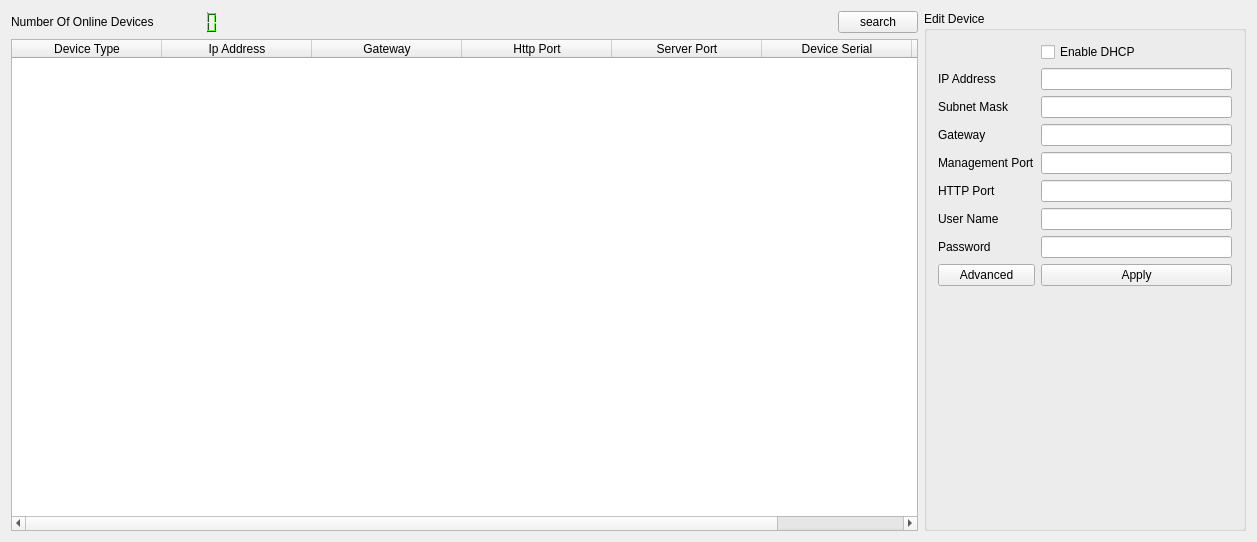
<?xml version="1.0" encoding="UTF-8"?>
<ui version="4.0">
 <class>MainWindow</class>
 <widget class="QMainWindow" name="MainWindow">
  <property name="geometry">
   <rect>
    <x>0</x>
    <y>0</y>
    <width>1257</width>
    <height>542</height>
   </rect>
  </property>
  <property name="minimumSize">
   <size>
    <width>1156</width>
    <height>542</height>
   </size>
  </property>
  <property name="windowTitle">
   <string>ODST</string>
  </property>
  <widget class="QWidget" name="centralWidget">
   <layout class="QGridLayout" name="gridLayout">
    <item row="0" column="2">
     <widget class="QGroupBox" name="groupBox">
      <property name="minimumSize">
       <size>
        <width>250</width>
        <height>50</height>
       </size>
      </property>
      <property name="maximumSize">
       <size>
        <width>322</width>
        <height>524</height>
       </size>
      </property>
      <property name="title">
       <string>Edit Device</string>
      </property>
      <layout class="QGridLayout" name="gridLayout_2">
       <item row="0" column="1">
        <widget class="QCheckBox" name="checkBox">
         <property name="text">
          <string>Enable DHCP</string>
         </property>
        </widget>
       </item>
       <item row="1" column="0">
        <widget class="QLabel" name="iPAddressLabel_2">
         <property name="text">
          <string>IP Address</string>
         </property>
        </widget>
       </item>
       <item row="1" column="1">
        <widget class="QLineEdit" name="iPAddressLineEdit_2"/>
       </item>
       <item row="2" column="0">
        <widget class="QLabel" name="subnetMaskLabel">
         <property name="text">
          <string>Subnet Mask</string>
         </property>
        </widget>
       </item>
       <item row="2" column="1">
        <widget class="QLineEdit" name="subnetMaskLineEdit"/>
       </item>
       <item row="3" column="0">
        <widget class="QLabel" name="gatewayLabel_2">
         <property name="text">
          <string>Gateway</string>
         </property>
        </widget>
       </item>
       <item row="3" column="1">
        <widget class="QLineEdit" name="gatewayLineEdit"/>
       </item>
       <item row="4" column="0">
        <widget class="QLabel" name="managementPortLabel">
         <property name="text">
          <string>Management Port</string>
         </property>
        </widget>
       </item>
       <item row="4" column="1">
        <widget class="QLineEdit" name="managementPortLineEdit"/>
       </item>
       <item row="5" column="0">
        <widget class="QLabel" name="hTTPPortLabel">
         <property name="text">
          <string>HTTP Port</string>
         </property>
        </widget>
       </item>
       <item row="5" column="1">
        <widget class="QLineEdit" name="hTTPPortLineEdit"/>
       </item>
       <item row="6" column="0">
        <widget class="QLabel" name="userNameLabel">
         <property name="text">
          <string>User Name</string>
         </property>
        </widget>
       </item>
       <item row="6" column="1">
        <widget class="QLineEdit" name="userNameLineEdit"/>
       </item>
       <item row="7" column="0">
        <widget class="QLabel" name="passwordLabel">
         <property name="text">
          <string>Password</string>
         </property>
        </widget>
       </item>
       <item row="7" column="1">
        <widget class="QLineEdit" name="passwordLineEdit"/>
       </item>
       <item row="8" column="0">
        <widget class="QPushButton" name="advancebtn">
         <property name="text">
          <string>Advanced</string>
         </property>
        </widget>
       </item>
       <item row="8" column="1">
        <widget class="QPushButton" name="applyButton">
         <property name="cursor">
          <cursorShape>ArrowCursor</cursorShape>
         </property>
         <property name="text">
          <string>Apply</string>
         </property>
         <property name="checkable">
          <bool>false</bool>
         </property>
        </widget>
       </item>
       <item row="9" column="0" colspan="2">
        <widget class="QLabel" name="logo">
         <property name="text">
          <string/>
         </property>
        </widget>
       </item>
      </layout>
     </widget>
    </item>
    <item row="0" column="0">
     <layout class="QHBoxLayout" name="horizontalLayout"/>
    </item>
    <item row="0" column="1">
     <layout class="QVBoxLayout" name="verticalLayout_2">
      <item>
       <layout class="QHBoxLayout" name="horizontalLayout_3">
        <item>
         <widget class="QLabel" name="label">
          <property name="text">
           <string>Number Of Online Devices</string>
          </property>
         </widget>
        </item>
        <item>
         <widget class="QLCDNumber" name="total">
          <property name="sizePolicy">
           <sizepolicy hsizetype="Maximum" vsizetype="Preferred">
            <horstretch>0</horstretch>
            <verstretch>0</verstretch>
           </sizepolicy>
          </property>
          <property name="sizeIncrement">
           <size>
            <width>50</width>
            <height>50</height>
           </size>
          </property>
          <property name="palette">
           <palette>
            <active>
             <colorrole role="WindowText">
              <brush brushstyle="SolidPattern">
               <color alpha="255">
                <red>0</red>
                <green>0</green>
                <blue>0</blue>
               </color>
              </brush>
             </colorrole>
             <colorrole role="Button">
              <brush brushstyle="SolidPattern">
               <color alpha="255">
                <red>63</red>
                <green>170</green>
                <blue>30</blue>
               </color>
              </brush>
             </colorrole>
             <colorrole role="Light">
              <brush brushstyle="SolidPattern">
               <color alpha="255">
                <red>94</red>
                <green>255</green>
                <blue>45</blue>
               </color>
              </brush>
             </colorrole>
             <colorrole role="Midlight">
              <brush brushstyle="SolidPattern">
               <color alpha="255">
                <red>78</red>
                <green>212</green>
                <blue>37</blue>
               </color>
              </brush>
             </colorrole>
             <colorrole role="Dark">
              <brush brushstyle="SolidPattern">
               <color alpha="255">
                <red>31</red>
                <green>85</green>
                <blue>15</blue>
               </color>
              </brush>
             </colorrole>
             <colorrole role="Mid">
              <brush brushstyle="SolidPattern">
               <color alpha="255">
                <red>42</red>
                <green>113</green>
                <blue>20</blue>
               </color>
              </brush>
             </colorrole>
             <colorrole role="Text">
              <brush brushstyle="SolidPattern">
               <color alpha="255">
                <red>0</red>
                <green>0</green>
                <blue>0</blue>
               </color>
              </brush>
             </colorrole>
             <colorrole role="BrightText">
              <brush brushstyle="SolidPattern">
               <color alpha="255">
                <red>255</red>
                <green>255</green>
                <blue>255</blue>
               </color>
              </brush>
             </colorrole>
             <colorrole role="ButtonText">
              <brush brushstyle="SolidPattern">
               <color alpha="255">
                <red>0</red>
                <green>0</green>
                <blue>0</blue>
               </color>
              </brush>
             </colorrole>
             <colorrole role="Base">
              <brush brushstyle="SolidPattern">
               <color alpha="255">
                <red>255</red>
                <green>255</green>
                <blue>255</blue>
               </color>
              </brush>
             </colorrole>
             <colorrole role="Window">
              <brush brushstyle="SolidPattern">
               <color alpha="255">
                <red>63</red>
                <green>170</green>
                <blue>30</blue>
               </color>
              </brush>
             </colorrole>
             <colorrole role="Shadow">
              <brush brushstyle="SolidPattern">
               <color alpha="255">
                <red>0</red>
                <green>0</green>
                <blue>0</blue>
               </color>
              </brush>
             </colorrole>
             <colorrole role="AlternateBase">
              <brush brushstyle="SolidPattern">
               <color alpha="255">
                <red>159</red>
                <green>212</green>
                <blue>142</blue>
               </color>
              </brush>
             </colorrole>
             <colorrole role="ToolTipBase">
              <brush brushstyle="SolidPattern">
               <color alpha="255">
                <red>255</red>
                <green>255</green>
                <blue>220</blue>
               </color>
              </brush>
             </colorrole>
             <colorrole role="ToolTipText">
              <brush brushstyle="SolidPattern">
               <color alpha="255">
                <red>0</red>
                <green>0</green>
                <blue>0</blue>
               </color>
              </brush>
             </colorrole>
             <colorrole role="PlaceholderText">
              <brush brushstyle="NoBrush">
               <color alpha="128">
                <red>0</red>
                <green>0</green>
                <blue>0</blue>
               </color>
              </brush>
             </colorrole>
            </active>
            <inactive>
             <colorrole role="WindowText">
              <brush brushstyle="SolidPattern">
               <color alpha="255">
                <red>0</red>
                <green>0</green>
                <blue>0</blue>
               </color>
              </brush>
             </colorrole>
             <colorrole role="Button">
              <brush brushstyle="SolidPattern">
               <color alpha="255">
                <red>63</red>
                <green>170</green>
                <blue>30</blue>
               </color>
              </brush>
             </colorrole>
             <colorrole role="Light">
              <brush brushstyle="SolidPattern">
               <color alpha="255">
                <red>94</red>
                <green>255</green>
                <blue>45</blue>
               </color>
              </brush>
             </colorrole>
             <colorrole role="Midlight">
              <brush brushstyle="SolidPattern">
               <color alpha="255">
                <red>78</red>
                <green>212</green>
                <blue>37</blue>
               </color>
              </brush>
             </colorrole>
             <colorrole role="Dark">
              <brush brushstyle="SolidPattern">
               <color alpha="255">
                <red>31</red>
                <green>85</green>
                <blue>15</blue>
               </color>
              </brush>
             </colorrole>
             <colorrole role="Mid">
              <brush brushstyle="SolidPattern">
               <color alpha="255">
                <red>42</red>
                <green>113</green>
                <blue>20</blue>
               </color>
              </brush>
             </colorrole>
             <colorrole role="Text">
              <brush brushstyle="SolidPattern">
               <color alpha="255">
                <red>0</red>
                <green>0</green>
                <blue>0</blue>
               </color>
              </brush>
             </colorrole>
             <colorrole role="BrightText">
              <brush brushstyle="SolidPattern">
               <color alpha="255">
                <red>255</red>
                <green>255</green>
                <blue>255</blue>
               </color>
              </brush>
             </colorrole>
             <colorrole role="ButtonText">
              <brush brushstyle="SolidPattern">
               <color alpha="255">
                <red>0</red>
                <green>0</green>
                <blue>0</blue>
               </color>
              </brush>
             </colorrole>
             <colorrole role="Base">
              <brush brushstyle="SolidPattern">
               <color alpha="255">
                <red>255</red>
                <green>255</green>
                <blue>255</blue>
               </color>
              </brush>
             </colorrole>
             <colorrole role="Window">
              <brush brushstyle="SolidPattern">
               <color alpha="255">
                <red>63</red>
                <green>170</green>
                <blue>30</blue>
               </color>
              </brush>
             </colorrole>
             <colorrole role="Shadow">
              <brush brushstyle="SolidPattern">
               <color alpha="255">
                <red>0</red>
                <green>0</green>
                <blue>0</blue>
               </color>
              </brush>
             </colorrole>
             <colorrole role="AlternateBase">
              <brush brushstyle="SolidPattern">
               <color alpha="255">
                <red>159</red>
                <green>212</green>
                <blue>142</blue>
               </color>
              </brush>
             </colorrole>
             <colorrole role="ToolTipBase">
              <brush brushstyle="SolidPattern">
               <color alpha="255">
                <red>255</red>
                <green>255</green>
                <blue>220</blue>
               </color>
              </brush>
             </colorrole>
             <colorrole role="ToolTipText">
              <brush brushstyle="SolidPattern">
               <color alpha="255">
                <red>0</red>
                <green>0</green>
                <blue>0</blue>
               </color>
              </brush>
             </colorrole>
             <colorrole role="PlaceholderText">
              <brush brushstyle="NoBrush">
               <color alpha="128">
                <red>0</red>
                <green>0</green>
                <blue>0</blue>
               </color>
              </brush>
             </colorrole>
            </inactive>
            <disabled>
             <colorrole role="WindowText">
              <brush brushstyle="SolidPattern">
               <color alpha="255">
                <red>31</red>
                <green>85</green>
                <blue>15</blue>
               </color>
              </brush>
             </colorrole>
             <colorrole role="Button">
              <brush brushstyle="SolidPattern">
               <color alpha="255">
                <red>63</red>
                <green>170</green>
                <blue>30</blue>
               </color>
              </brush>
             </colorrole>
             <colorrole role="Light">
              <brush brushstyle="SolidPattern">
               <color alpha="255">
                <red>94</red>
                <green>255</green>
                <blue>45</blue>
               </color>
              </brush>
             </colorrole>
             <colorrole role="Midlight">
              <brush brushstyle="SolidPattern">
               <color alpha="255">
                <red>78</red>
                <green>212</green>
                <blue>37</blue>
               </color>
              </brush>
             </colorrole>
             <colorrole role="Dark">
              <brush brushstyle="SolidPattern">
               <color alpha="255">
                <red>31</red>
                <green>85</green>
                <blue>15</blue>
               </color>
              </brush>
             </colorrole>
             <colorrole role="Mid">
              <brush brushstyle="SolidPattern">
               <color alpha="255">
                <red>42</red>
                <green>113</green>
                <blue>20</blue>
               </color>
              </brush>
             </colorrole>
             <colorrole role="Text">
              <brush brushstyle="SolidPattern">
               <color alpha="255">
                <red>31</red>
                <green>85</green>
                <blue>15</blue>
               </color>
              </brush>
             </colorrole>
             <colorrole role="BrightText">
              <brush brushstyle="SolidPattern">
               <color alpha="255">
                <red>255</red>
                <green>255</green>
                <blue>255</blue>
               </color>
              </brush>
             </colorrole>
             <colorrole role="ButtonText">
              <brush brushstyle="SolidPattern">
               <color alpha="255">
                <red>31</red>
                <green>85</green>
                <blue>15</blue>
               </color>
              </brush>
             </colorrole>
             <colorrole role="Base">
              <brush brushstyle="SolidPattern">
               <color alpha="255">
                <red>63</red>
                <green>170</green>
                <blue>30</blue>
               </color>
              </brush>
             </colorrole>
             <colorrole role="Window">
              <brush brushstyle="SolidPattern">
               <color alpha="255">
                <red>63</red>
                <green>170</green>
                <blue>30</blue>
               </color>
              </brush>
             </colorrole>
             <colorrole role="Shadow">
              <brush brushstyle="SolidPattern">
               <color alpha="255">
                <red>0</red>
                <green>0</green>
                <blue>0</blue>
               </color>
              </brush>
             </colorrole>
             <colorrole role="AlternateBase">
              <brush brushstyle="SolidPattern">
               <color alpha="255">
                <red>63</red>
                <green>170</green>
                <blue>30</blue>
               </color>
              </brush>
             </colorrole>
             <colorrole role="ToolTipBase">
              <brush brushstyle="SolidPattern">
               <color alpha="255">
                <red>255</red>
                <green>255</green>
                <blue>220</blue>
               </color>
              </brush>
             </colorrole>
             <colorrole role="ToolTipText">
              <brush brushstyle="SolidPattern">
               <color alpha="255">
                <red>0</red>
                <green>0</green>
                <blue>0</blue>
               </color>
              </brush>
             </colorrole>
             <colorrole role="PlaceholderText">
              <brush brushstyle="NoBrush">
               <color alpha="128">
                <red>0</red>
                <green>0</green>
                <blue>0</blue>
               </color>
              </brush>
             </colorrole>
            </disabled>
           </palette>
          </property>
          <property name="font">
           <font>
            <family>Segoe Print</family>
           </font>
          </property>
          <property name="frameShape">
           <enum>QFrame::NoFrame</enum>
          </property>
          <property name="mode">
           <enum>QLCDNumber::Dec</enum>
          </property>
          <property name="intValue" stdset="0">
           <number>0</number>
          </property>
         </widget>
        </item>
        <item>
         <spacer name="horizontalSpacer_2">
          <property name="orientation">
           <enum>Qt::Horizontal</enum>
          </property>
          <property name="sizeHint" stdset="0">
           <size>
            <width>40</width>
            <height>20</height>
           </size>
          </property>
         </spacer>
        </item>
        <item>
         <widget class="QPushButton" name="searchButton">
          <property name="layoutDirection">
           <enum>Qt::RightToLeft</enum>
          </property>
          <property name="text">
           <string>search</string>
          </property>
         </widget>
        </item>
       </layout>
      </item>
      <item>
       <widget class="QTableWidget" name="cameraInfo">
        <property name="minimumSize">
         <size>
          <width>800</width>
          <height>0</height>
         </size>
        </property>
        <property name="autoFillBackground">
         <bool>true</bool>
        </property>
        <property name="editTriggers">
         <set>QAbstractItemView::NoEditTriggers</set>
        </property>
        <property name="dragEnabled">
         <bool>false</bool>
        </property>
        <property name="alternatingRowColors">
         <bool>true</bool>
        </property>
        <property name="selectionMode">
         <enum>QAbstractItemView::NoSelection</enum>
        </property>
        <property name="selectionBehavior">
         <enum>QAbstractItemView::SelectRows</enum>
        </property>
        <property name="textElideMode">
         <enum>Qt::ElideNone</enum>
        </property>
        <property name="showGrid">
         <bool>false</bool>
        </property>
        <property name="gridStyle">
         <enum>Qt::NoPen</enum>
        </property>
        <property name="sortingEnabled">
         <bool>true</bool>
        </property>
        <property name="wordWrap">
         <bool>false</bool>
        </property>
        <property name="cornerButtonEnabled">
         <bool>true</bool>
        </property>
        <property name="rowCount">
         <number>0</number>
        </property>
        <property name="columnCount">
         <number>7</number>
        </property>
        <attribute name="horizontalHeaderVisible">
         <bool>true</bool>
        </attribute>
        <attribute name="horizontalHeaderCascadingSectionResizes">
         <bool>false</bool>
        </attribute>
        <attribute name="horizontalHeaderMinimumSectionSize">
         <number>52</number>
        </attribute>
        <attribute name="horizontalHeaderDefaultSectionSize">
         <number>150</number>
        </attribute>
        <attribute name="horizontalHeaderHighlightSections">
         <bool>true</bool>
        </attribute>
        <attribute name="horizontalHeaderStretchLastSection">
         <bool>true</bool>
        </attribute>
        <attribute name="verticalHeaderVisible">
         <bool>false</bool>
        </attribute>
        <attribute name="verticalHeaderMinimumSectionSize">
         <number>30</number>
        </attribute>
        <attribute name="verticalHeaderHighlightSections">
         <bool>true</bool>
        </attribute>
        <attribute name="verticalHeaderShowSortIndicator" stdset="0">
         <bool>true</bool>
        </attribute>
        <column>
         <property name="text">
          <string>Device Type</string>
         </property>
        </column>
        <column>
         <property name="text">
          <string>Ip Address</string>
         </property>
        </column>
        <column>
         <property name="text">
          <string>Gateway</string>
         </property>
        </column>
        <column>
         <property name="text">
          <string comment="disam" extracomment="Test">Http Port</string>
         </property>
        </column>
        <column>
         <property name="text">
          <string>Server Port</string>
         </property>
        </column>
        <column>
         <property name="text">
          <string>Device Serial</string>
         </property>
        </column>
        <column>
         <property name="text">
          <string>uniview</string>
         </property>
        </column>
       </widget>
      </item>
     </layout>
    </item>
   </layout>
  </widget>
 </widget>
 <layoutdefault spacing="6" margin="11"/>
 <resources/>
 <connections>
  <connection>
   <sender>checkBox</sender>
   <signal>toggled(bool)</signal>
   <receiver>iPAddressLineEdit_2</receiver>
   <slot>setDisabled(bool)</slot>
   <hints>
    <hint type="sourcelabel">
     <x>1121</x>
     <y>75</y>
    </hint>
    <hint type="destinationlabel">
     <x>1139</x>
     <y>112</y>
    </hint>
   </hints>
  </connection>
  <connection>
   <sender>checkBox</sender>
   <signal>toggled(bool)</signal>
   <receiver>subnetMaskLineEdit</receiver>
   <slot>setDisabled(bool)</slot>
   <hints>
    <hint type="sourcelabel">
     <x>1121</x>
     <y>75</y>
    </hint>
    <hint type="destinationlabel">
     <x>1139</x>
     <y>138</y>
    </hint>
   </hints>
  </connection>
  <connection>
   <sender>checkBox</sender>
   <signal>clicked(bool)</signal>
   <receiver>gatewayLineEdit</receiver>
   <slot>setDisabled(bool)</slot>
   <hints>
    <hint type="sourcelabel">
     <x>1121</x>
     <y>75</y>
    </hint>
    <hint type="destinationlabel">
     <x>1139</x>
     <y>164</y>
    </hint>
   </hints>
  </connection>
  <connection>
   <sender>checkBox</sender>
   <signal>clicked(bool)</signal>
   <receiver>managementPortLineEdit</receiver>
   <slot>setDisabled(bool)</slot>
   <hints>
    <hint type="sourcelabel">
     <x>1121</x>
     <y>75</y>
    </hint>
    <hint type="destinationlabel">
     <x>1139</x>
     <y>190</y>
    </hint>
   </hints>
  </connection>
  <connection>
   <sender>checkBox</sender>
   <signal>clicked(bool)</signal>
   <receiver>hTTPPortLineEdit</receiver>
   <slot>setDisabled(bool)</slot>
   <hints>
    <hint type="sourcelabel">
     <x>1121</x>
     <y>75</y>
    </hint>
    <hint type="destinationlabel">
     <x>1139</x>
     <y>216</y>
    </hint>
   </hints>
  </connection>
 </connections>
</ui>
